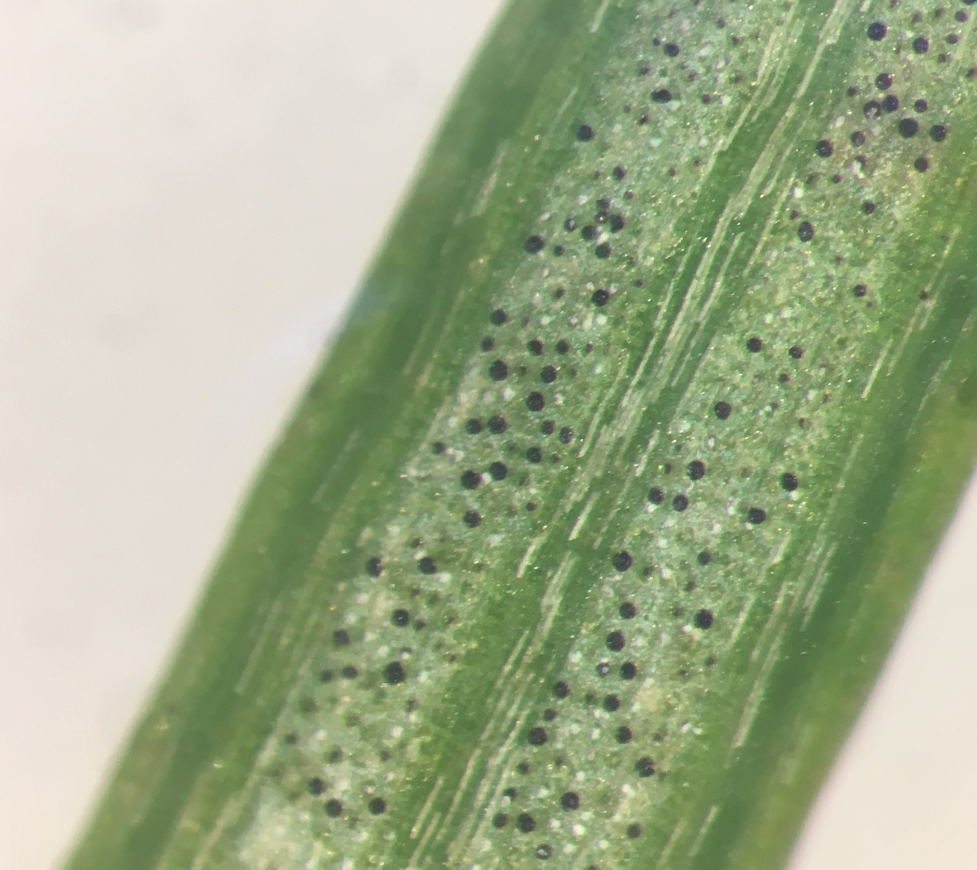
#> input picture backend/sample_images/easy-needle-closeup.jpg, 1954 x 1739 px (shown at 1/2 size)
$ python client.py sample_images/easy-needle-closeup.jpg
#> lines starting #> are read from the running program, lines starting #| are printed output that depends on the picture; after the words box and inside, x2 and y2 are one past the last pixel; in counts of white or black regions, pixels touching at a corner belong together; long printed decimals are rounded
#> in app, image is the input picture: shape (1739, 1954, 3); mean B, G, R 140.2, 173.8, 161.4
### backend/handler.py
import base64
import json
import typing

import cv2
import numpy


class AppRequest(typing.TypedDict):
    image_name: str
    image_body: str
    serialize_images: typing.Optional[bool]


def serialize_image(image) -> str:
    _, buffer = cv2.imencode(".jpg", image)
    return base64.b64encode(buffer).decode()


# [4 lines left out: function deserialize_image, not called in this run]


def process_image(image):
    # converting the image to Gray
    gray = cv2.cvtColor(image, cv2.COLOR_RGB2GRAY)
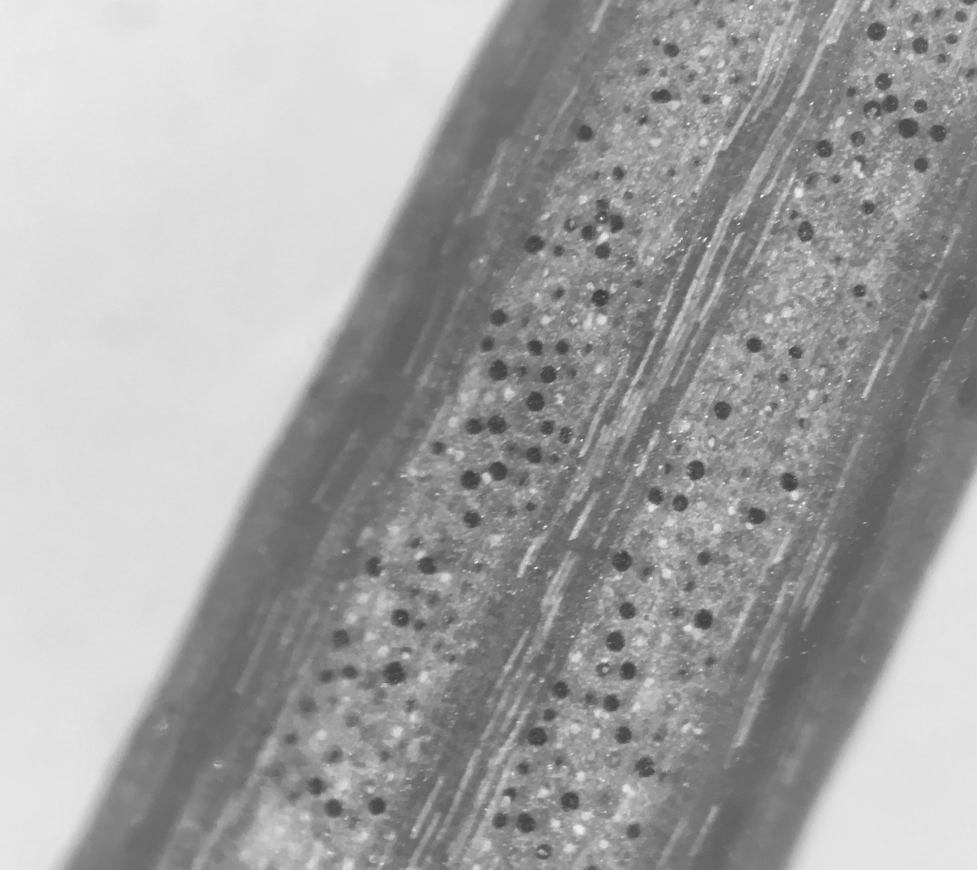
#> gray: shape (1739, 1954) (shown at 1/2 size); min 56, max 247, mean 162.4

    # threshold value to remove white background
    ret, thresh_leaf = cv2.threshold(gray, 215, 255, cv2.THRESH_BINARY)
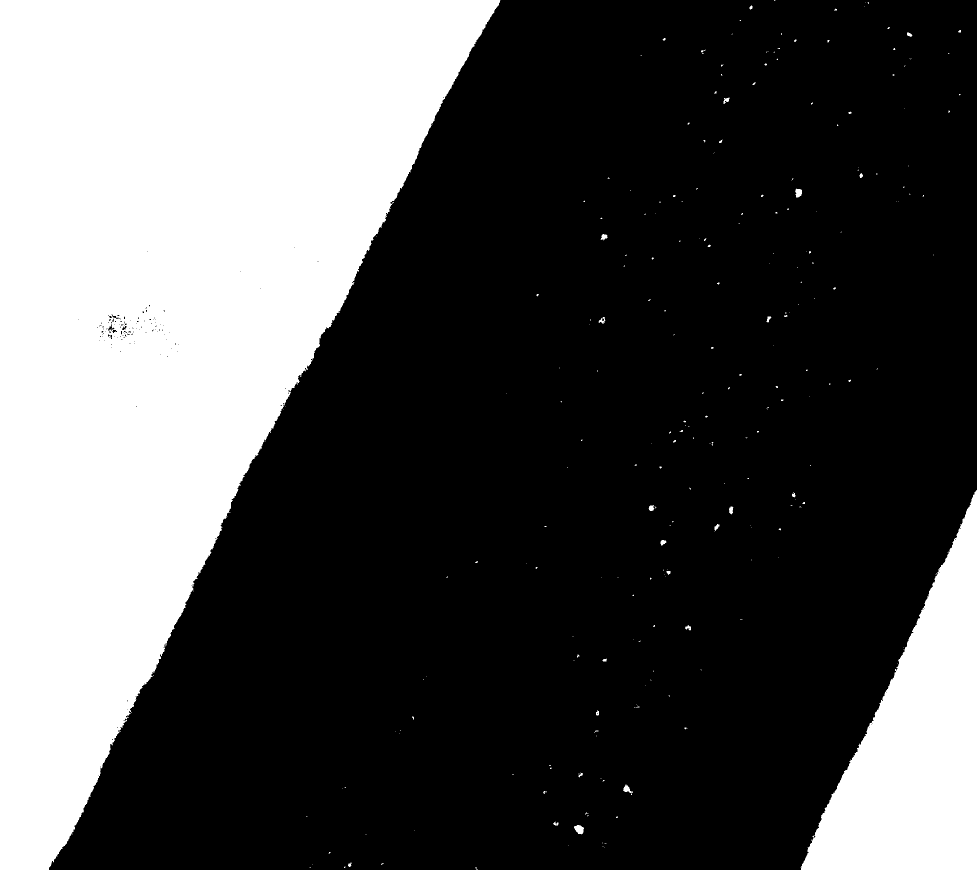
#> thresh_leaf: shape (1739, 1954) (shown at 1/2 size); 31.9% white; 266 white regions (232 under 20 px), largest, box (x1, y1, x2, y2) and area: (0, 0, 1001, 1739) 947184, (1601, 980, 1954, 1739) 133537, (1148, 1650, 1168, 1669) 257

    # count leaf pixels
    leaf_pix = cv2.countNonZero(thresh_leaf)
#> leaf_pix = 1084076

    # threshold value to only see occluded stomata
    gray = cv2.cvtColor(image, cv2.COLOR_RGB2GRAY)
    ret, thresh_pseudo = cv2.threshold(gray, 90, 130, cv2.THRESH_BINARY_INV)
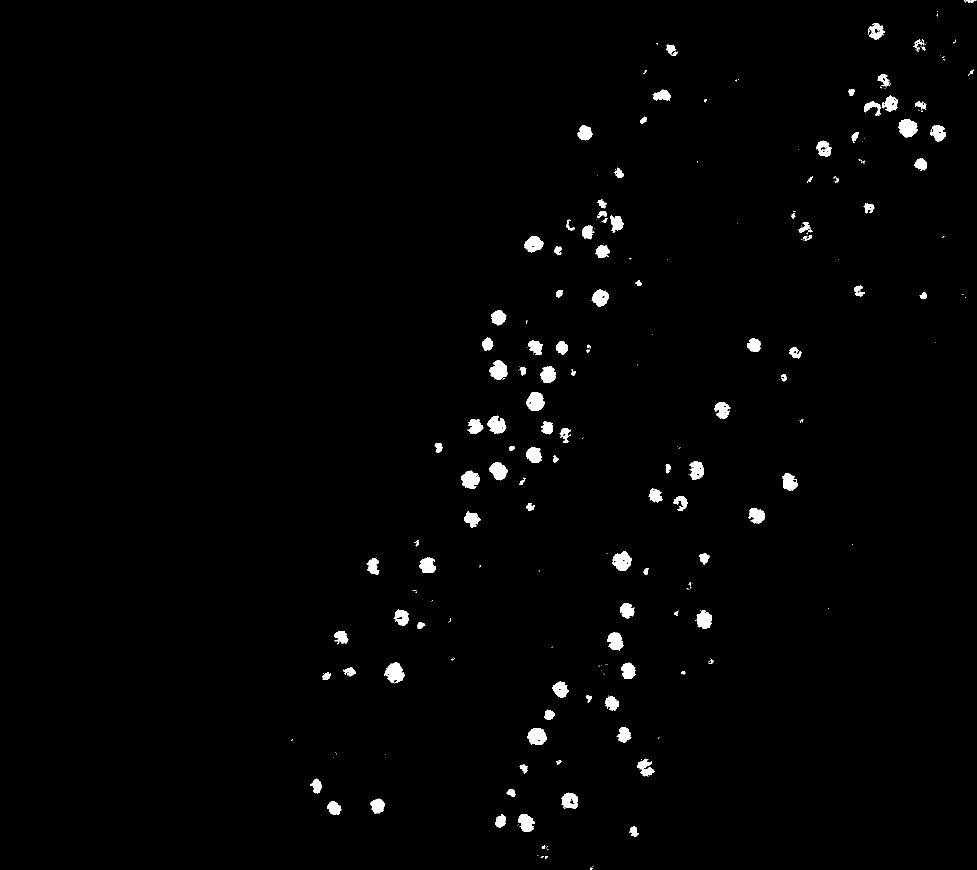
#> thresh_pseudo: shape (1739, 1954) (shown at 1/2 size); values 0 (black) and 130 (white), 1.4% white; 270 white regions (153 under 20 px), largest, box (x1, y1, x2, y2) and area: (768, 1324, 809, 1367) 1085, (1052, 784, 1089, 822) 1027, (1797, 238, 1835, 275) 1024

    # count pseudothecia pixels
    pseudo_pix = cv2.countNonZero(thresh_pseudo)
#> pseudo_pix = 46004

    severity = pseudo_pix / leaf_pix * 100
#> severity = 4.24
    return {
        "severity": severity,
        "images": {"gray": gray, "threshold": thresh_leaf, "stomata": thresh_pseudo},
    }


def app(event, _):
    request: AppRequest = json.loads(event["body"])

    image_bytes = base64.b64decode(request["image_body"])
    numpy_array = numpy.fromstring(image_bytes, dtype=numpy.uint8)
    image = cv2.imdecode(numpy_array, cv2.IMREAD_UNCHANGED)

    response = process_image(image)
#> response = 2 items

    if request.get("serialize_images", False):
        response["images"] = {
            image_name: serialize_image(img)
            for image_name, img in response["images"].items()
        }
    else:
        del response["images"]

    return {
        "statusCode": 200,
        "headers": {
            "Access-Control-Allow-Origin": "*",
            "Access-Control-Allow-Credentials": True,
        },
        "body": json.dumps(response),
    }

### backend/client.py
import argparse
import base64
import json
import types

import cv2
import requests

from handler import app, AppRequest, deserialize_image

lambda_url = "https://k3bth73v75.execute-api.us-east-1.amazonaws.com/dev"


if __name__ == "__main__":
    arg_parser = argparse.ArgumentParser()
    arg_parser.add_argument("file")
    arg_parser.add_argument("--network", action="store_true")
    arg_parser.add_argument("--serialize-images", action="store_true")
    args = arg_parser.parse_args()

    with open(args.file, "rb") as file:
        file_content = file.read()

    as_base64 = base64.b64encode(file_content).decode()
    request_body: AppRequest = {
        "image_name": args.file,
        "image_body": as_base64,
        "serialize_images": args.serialize_images,
    }

    if args.network:
        response = requests.post(lambda_url, json=request_body).json()
    else:
        request = {
            "body": json.dumps(request_body),
        }
        response = json.loads(app(request, None)["body"])
#> response = {'severity': 4.24}

    print(json.dumps(response, indent=2))
#| {
#|   "severity": 4.244
#| }
